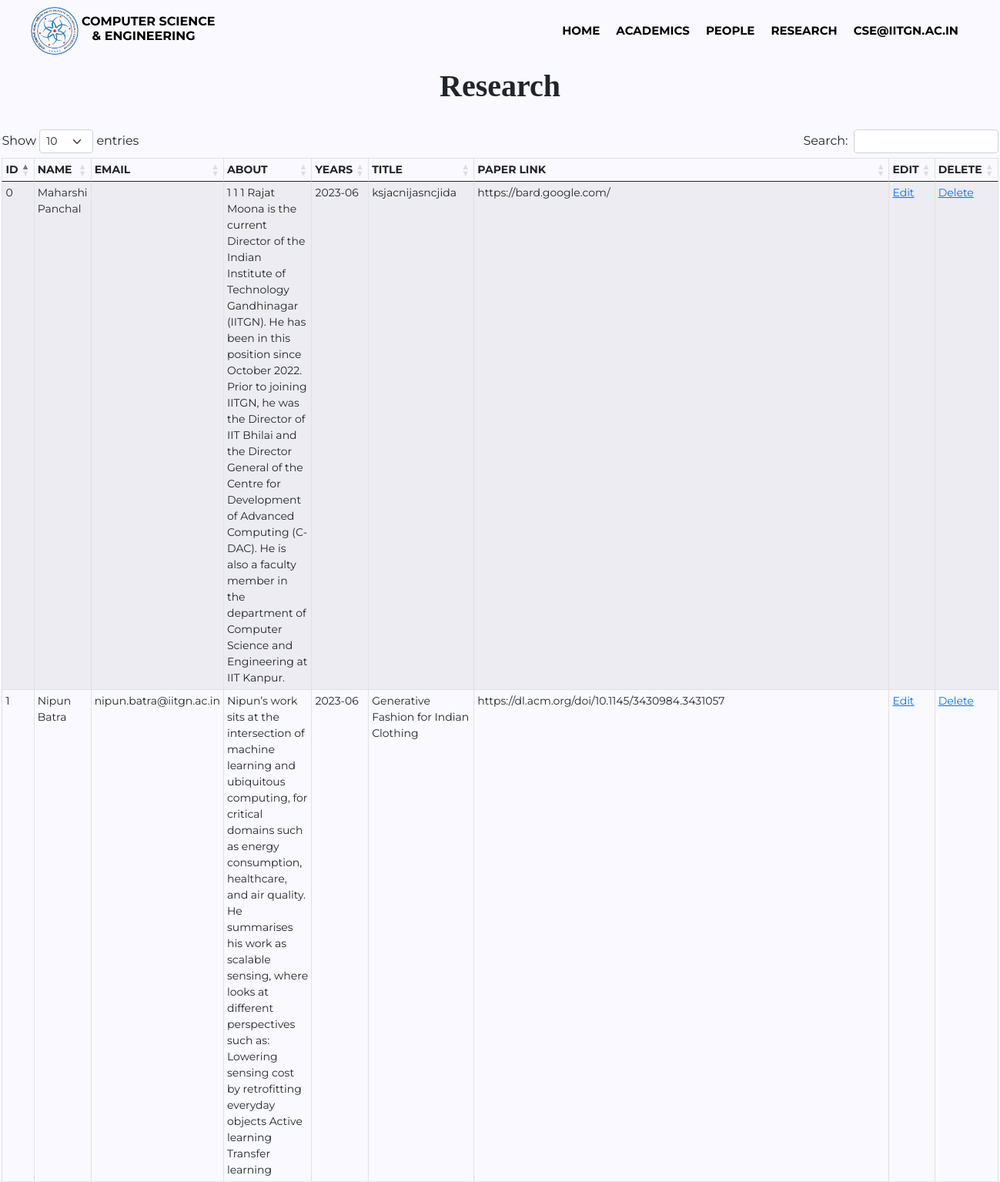
/cse_manager/update_research.php (signed in, upper part), run on an earlier commit of the app's database.
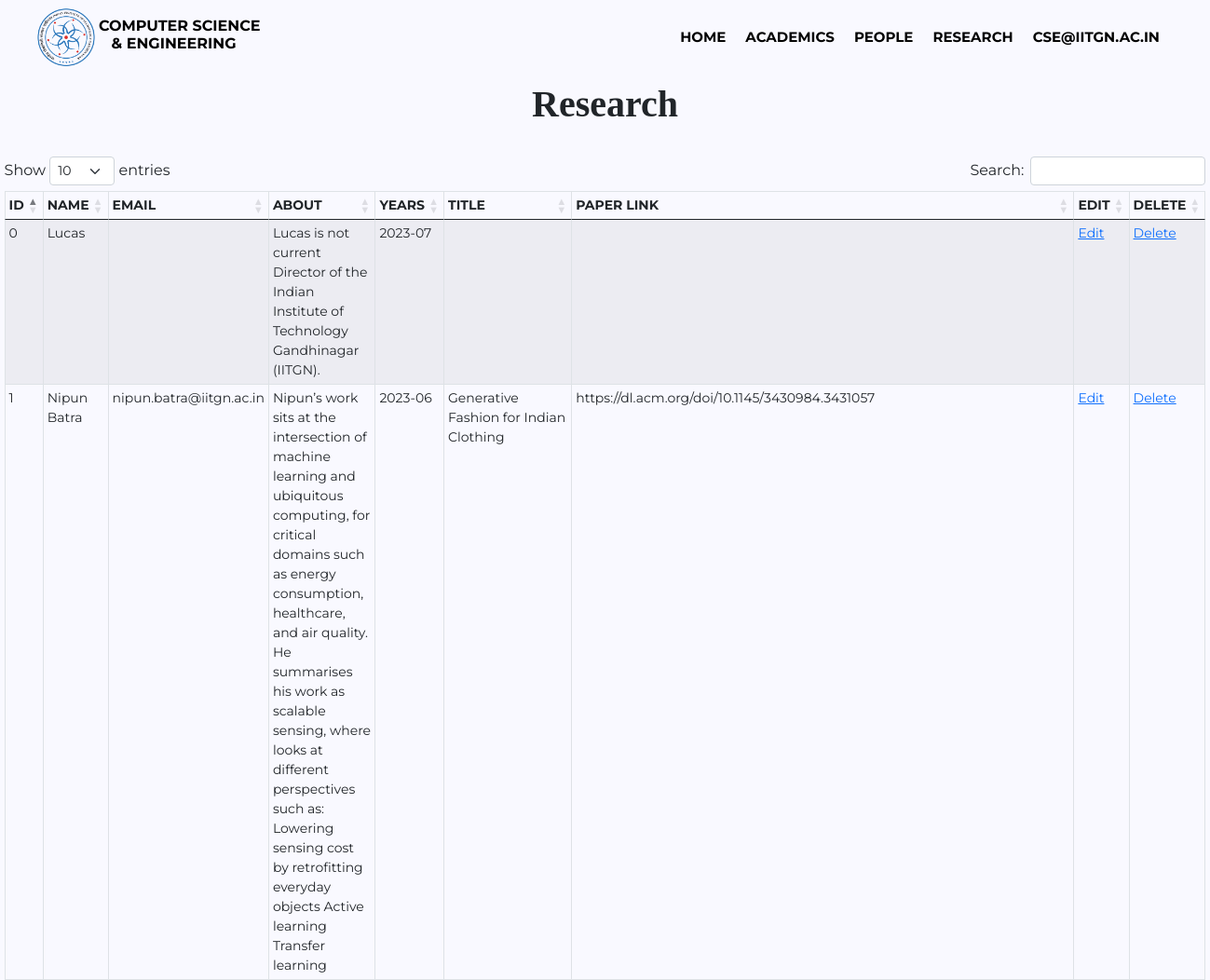
And on a later commit of the database.
### tables this page shows
CREATE TABLE `research` (
  `id` int(11) NOT NULL,
  `faculty_name` varchar(40) NOT NULL,
  `email_id` longtext NOT NULL,
  `about` varchar(9000) NOT NULL,
  `years` text NOT NULL,
  `title` longtext NOT NULL,
  `paper_link` longtext NOT NULL
);

### cse_manager/update_research.php (the view, shortened to what this page needs)
<!DOCTYPE html>
<html>
<head>
<link href="https://cdn.jsdelivr.net/npm/bootstrap@5.1.0/dist/css/bootstrap.min.css" rel="stylesheet">
<link href="https://cdnjs.cloudflare.com/ajax/libs/animate.css/3.7.2/animate.min.css" rel="stylesheet">
<link rel="stylesheet" href="https://cdnjs.cloudflare.com/ajax/libs/twitter-bootstrap/5.2.0/css/bootstrap.min.css">
<link rel="stylesheet" href="https://cdn.datatables.net/1.13.4/css/dataTables.bootstrap5.min.css">
<link rel="stylesheet" href="style(header).css">
<link rel="stylesheet" href="style(footer).css">
</head>
<body>
<?php
    include_once("Headers.php");
?>
    <div class = "course_heading">
        <h1>Research</h1>
        <br/>
    </div>
    <div class= "course">
        <div class="row">
            <?php
            include_once("dbcsemanager.php");
            $query = "SELECT * from research order by faculty_name asc";
            $query_run= mysqli_query($conn,$query);
            $check_faculty = mysqli_num_rows($query_run)>0;
            echo "<div class = 'table-responsive'>";
            echo "<table id = 'table_id' class='table table-striped table-bordered table-sm table-hover table-responsive' cellspacing='0'>
            <thead>
            <tr>
                <th> Id </th>
                <th> Name </th>
                <th> Email </th>
                <th> about </th>
                <th> Years </th>
                <th> Title  </th>
                <th> Paper Link </th>
                <th> Edit </th>
                <th> Delete </th>
            </tr>
            </thead>";
            if($_SESSION['user'] == 'cse@iitgn.ac.in'){
                if($check_faculty)
                {
                    echo "<tbody>";
                    while($row= mysqli_fetch_assoc($query_run))
                    {
                        echo "<tr>";
                        echo "<td>" .$row["id"]."</td>";
                        echo "<td>" .$row["faculty_name"]."</td>";
                        echo "<td>" .$row["email_id"]."</td>";
                        echo "<td>" .$row["about"]."</td>";
                        echo "<td>" .$row["years"]."</td>";
                        echo "<td>" .$row["title"]."</td>";
                        echo "<td>" .$row["paper_link"]."</td>";
                        echo "<td><a href='edit_research?id=" .$row['id']."'> Edit </a></td>";
                        echo "<td><a href='delete_research?id=" .$row['id']."'> Delete </a></td>";
                        echo "</tr>";
                    }
                    echo "</table>";
                    }
                else
                {
                    echo "No Student found";
                }
        }
            echo "</div>";
            ?>
        </div>
    </div>
</body>
</html>

What changed in the data, as far as the page shows it:
changed research id 0: faculty_name "Maharshi Panchal" → "Lucas"; about "1 1 1 Rajat Moona is the current Director of the Indian Institute of Technology Gandhinagar (IITGN). He has been in this position since October 2022. Prior to joining IITGN, he was the Director of IIT Bhilai and the Director General of the Centre for Development of Advanced Computing (C-DAC). He is also a faculty member in the department of Computer Science and Engineering at IIT Kanpur." → "Lucas is not current Director of the Indian Institute of Technology Gandhinagar (IITGN)."; years "2023-06" → "2023-07"; title "ksjacnijasncjida" → (not shown); paper_link "https://bard.google.com/" → (not shown)
